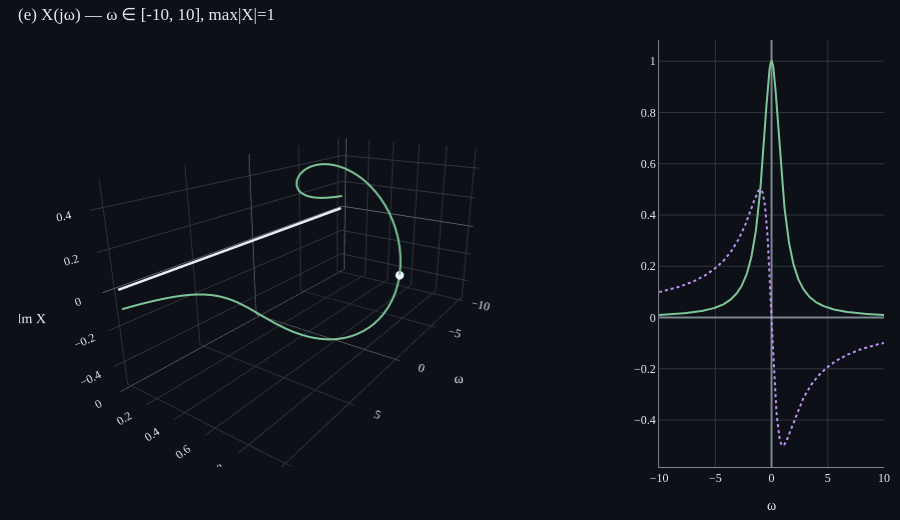

Notebook code cell kept with this figure:
### Markdown cell above
### F1 — Causal exp `e^(-t)·u(t)` (비대칭)

이론값: X(jω) = 1/(1+jω). 비대칭 신호 → trail이 ω축을 따라 *4사분면을 휘감으며* 줄어듦.

* ω = 0:  X = 1
* ω = +1: X = 0.5 − 0.5j
* ω = +∞: X → 0
* 음의 ω 쪽도 대칭(켤레): X(−jω) = X̄(jω). 비대칭 신호의 *위상이 ω의 부호에 따라 반대*.

### Code cell
sig = signals.decaying_exp(rate=1.0)
an = FourierAnalyzer(sig, t_min=0.0, t_max=20.0, n_samples=4000)
omegas, X = an.spectrum(omega_min=-10.0, omega_max=10.0, n_omega=400)

p = SpectrumPlot(view='re_im', show_inset=True)
p.show_spectrum(omegas, X)
p.figure.show()

### Figure 1 — Plotly figure (JSON) as saved in the notebook; plotly's stock layout.template omitted (floating-point values rounded to 4 significant figures; data arrays with more than 128 entries replaced by an {"elided": "..."} marker saying what was removed)
{"data": [{"line": {"color": "#e6edf3", "width": 5}, "mode": "lines", "name": "t-axis", "opacity": 1.0, "scene": "scene", "showlegend": false, "x": [-10.0, 10.0], "y": [0.0, 0.0], "z": [0.0, 0.0], "type": "scatter3d"}, {"line": {"color": "#7ec699", "width": 4}, "mode": "lines", "name": "X(jω)", "x": {"elided": "400 float values"}, "y": {"elided": "400 float values"}, "z": {"elided": "400 float values"}, "type": "scatter3d"}, {"marker": {"color": "#f0f6fc", "size": 5}, "mode": "markers", "name": "ω=0", "x": [0.02506], "y": [0.9994], "z": [-0.02505], "type": "scatter3d"}, {"line": {"color": "#7ec699", "width": 2}, "mode": "lines", "name": "Re X", "x": {"elided": "400 float values"}, "xaxis": "x", "y": {"elided": "400 float values"}, "yaxis": "y", "type": "scatter"}, {"line": {"color": "#bf91f3", "dash": "dot", "width": 2}, "mode": "lines", "name": "Im X", "x": {"elided": "400 float values"}, "xaxis": "x", "y": {"elided": "400 float values"}, "yaxis": "y", "type": "scatter"}], "layout": {"font": {"color": "#e6edf3", "family": "serif", "size": 12}, "margin": {"l": 10, "r": 10, "t": 40, "b": 10}, "title": {"font": {"color": "#e6edf3"}, "text": "(e) X(jω) — ω ∈ [-10, 10], max|X|=1", "x": 0.02, "xanchor": "left"}, "scene": {"domain": {"x": [0.0, 0.7], "y": [0.0, 1.0]}, "xaxis": {"backgroundcolor": "#0d1117", "gridcolor": "#30363d", "zerolinecolor": "#7d8590", "showbackground": true, "color": "#e6edf3", "title": {"text": "ω"}}, "yaxis": {"backgroundcolor": "#0d1117", "gridcolor": "#30363d", "zerolinecolor": "#7d8590", "showbackground": true, "color": "#e6edf3", "title": {"text": "Re X"}}, "zaxis": {"backgroundcolor": "#0d1117", "gridcolor": "#30363d", "zerolinecolor": "#7d8590", "showbackground": true, "color": "#e6edf3", "title": {"text": "Im X"}}, "aspectratio": {"x": 2.0, "y": 1.0, "z": 1.0}, "camera": {"eye": {"x": 2.2, "y": 1.5, "z": 0.9}}, "aspectmode": "manual"}, "xaxis": {"showgrid": true, "gridcolor": "#30363d", "zeroline": true, "zerolinecolor": "#7d8590", "linecolor": "#7d8590", "color": "#e6edf3", "title": {"text": "ω"}, "domain": [0.74, 1.0], "anchor": "y"}, "yaxis": {"showgrid": true, "gridcolor": "#30363d", "zeroline": true, "zerolinecolor": "#7d8590", "linecolor": "#7d8590", "color": "#e6edf3", "title": {"text": ""}, "domain": [0.0, 1.0], "anchor": "x"}, "paper_bgcolor": "#0d1117", "plot_bgcolor": "#0d1117", "showlegend": false, "height": 520}}
